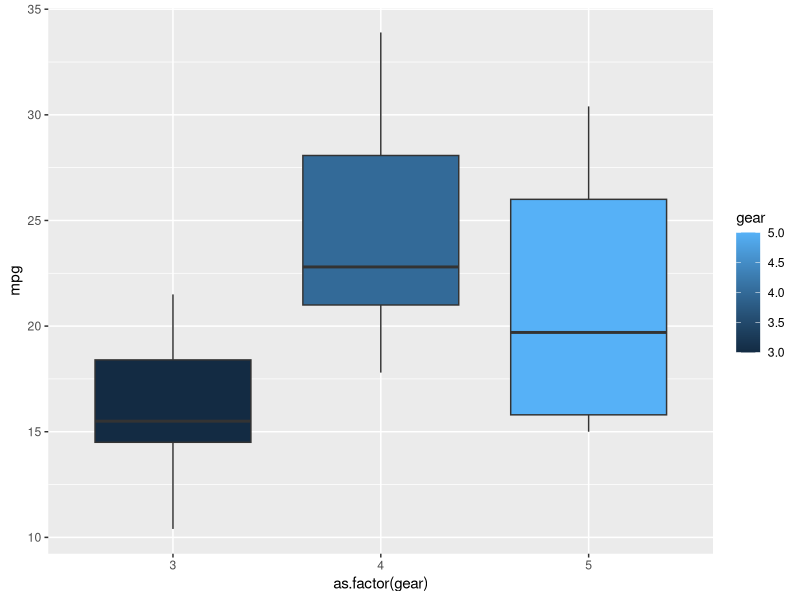
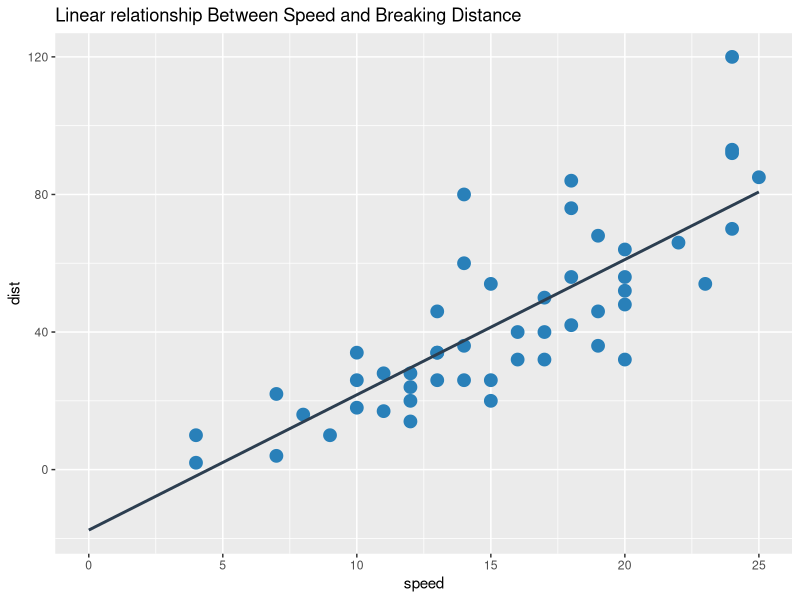
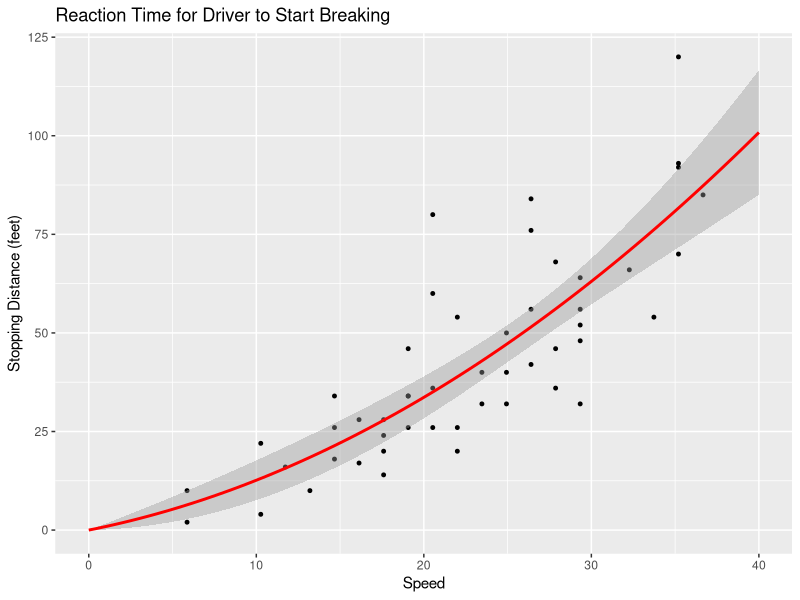

Here is the R script that generated these plots, in order:
## ---- chunk 1
sum(5:55)
## ---- chunk 2
sumfun<- function (n) 
sum(5:n)
## ---- chunk 3
sum(5:10)
## ---- chunk 4
sum(5:20)
## ---- chunk 5
sum(5:100)
## ---- chunk 6
Fibonacci_seq <- numeric(12)
Fibonacci_seq[1] <- 1
Fibonacci_seq[2] <- 1
for (i in 3:12) { 
   Fibonacci_seq[i] <- Fibonacci_seq[i-1]+Fibonacci_seq[i-2]
}
print("The first 12 numbers of the Fibonacci sequence are:")
print(Fibonacci_seq)
## ---- chunk 7
library(ggplot2)
ggplot(data=mtcars,aes(x=as.factor(gear),y=mpg,fill=gear)) + geom_boxplot()
## ---- chunk 8
cars.lm <- lm(dist ~ speed, data = cars)
summary(cars.lm)
## ---- chunk 9
library(grid)
library(gridExtra)
library(gtable)
lm.scatter <- ggplot(cars, aes(x=speed, y=dist)) + 
  geom_point(color='#2980B9', size = 4) + xlim(c(0, 25)) + 
  geom_smooth(method=lm, se=FALSE, fullrange=TRUE, color='#2C3E50') + 
  labs(title='Linear relationship Between Speed and Breaking Distance')
grid.arrange(lm.scatter)
## ---- chunk 10
new_speed <- cars$speed * (5280/3600)
line<-lm(dist ~ 0+ new_speed + I(new_speed^2),cars)
summary(line)
## ---- chunk 11
library(ggplot2)
y <- cars$dist
x <- cars$new_speed
ggplot(cars,aes(new_speed,dist)) + 
    geom_point(color='Black', size = 1) + xlim(c(0,40)) +
 geom_smooth(method = "lm", formula = "y ~ 0 + x + I(x^2)",  color="red", fullrange='TRUE') + labs(title= 'Reaction Time for Driver to Start Breaking ', y = 'Stopping Distance (feet)', x = "Speed")
